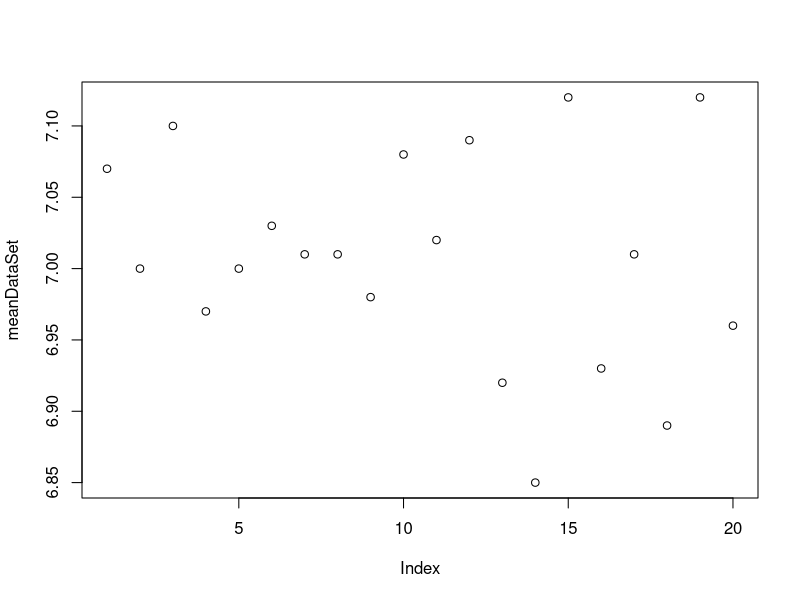

Recreate this plot in R.
## ---- chunk 1
original_data <- read.table("Mean20.txt", header=T)
## ---- chunk 2
summary(original_data)
## ---- chunk 3
meanDataSet <- na.omit(original_data)
meanDataSet <- meanDataSet[which(meanDataSet$time >=0),]
summary(meanDataSet)
plot(meanDataSet)
## ---- chunk 4
media <- median(meanDataSet)
mean <- mean(meanDataSet)
min <- min(meanDataSet)
max <- max(meanDataSet)
std <- sd(meanDataSet)
## ---- chunk 5
t.test(meanDataSet, mu=7.05)
t.test(original_data, mu=7.05)
## ---- chunk 6
t.test(meanDataSet, mu=7.05, alternative = "greater")
## ---- chunk 7
secondMax <- function (vector){
  if(!is.vector(vector)){
    stop("Argument must be a vector")
  }
  n <- length(vector)
  return( sort(vector,partial=n-1)[n-1])
}
secondMax(meanDataSet)
secondMax(c(1,2,3,4))

## ---- chunk 8
mySummary <- function(x){
  media <- median(meanDataSet)
  mean <- mean(meanDataSet)
  min <- min(meanDataSet)
  max <- max(meanDataSet)
  std <- sd(meanDataSet)
  return(c(mean, media, std, min, max))
}

mySummary(medianDataSet)
